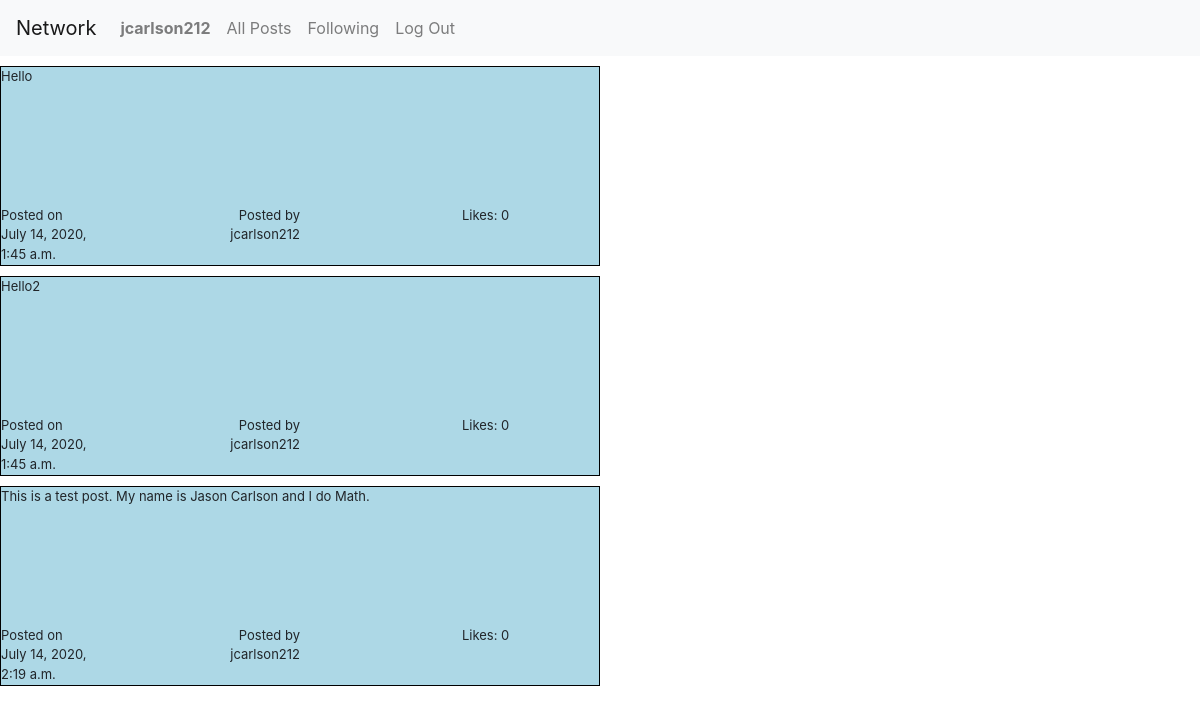
Page /profile/jcarlson212 (signed in) on the earlier database version.
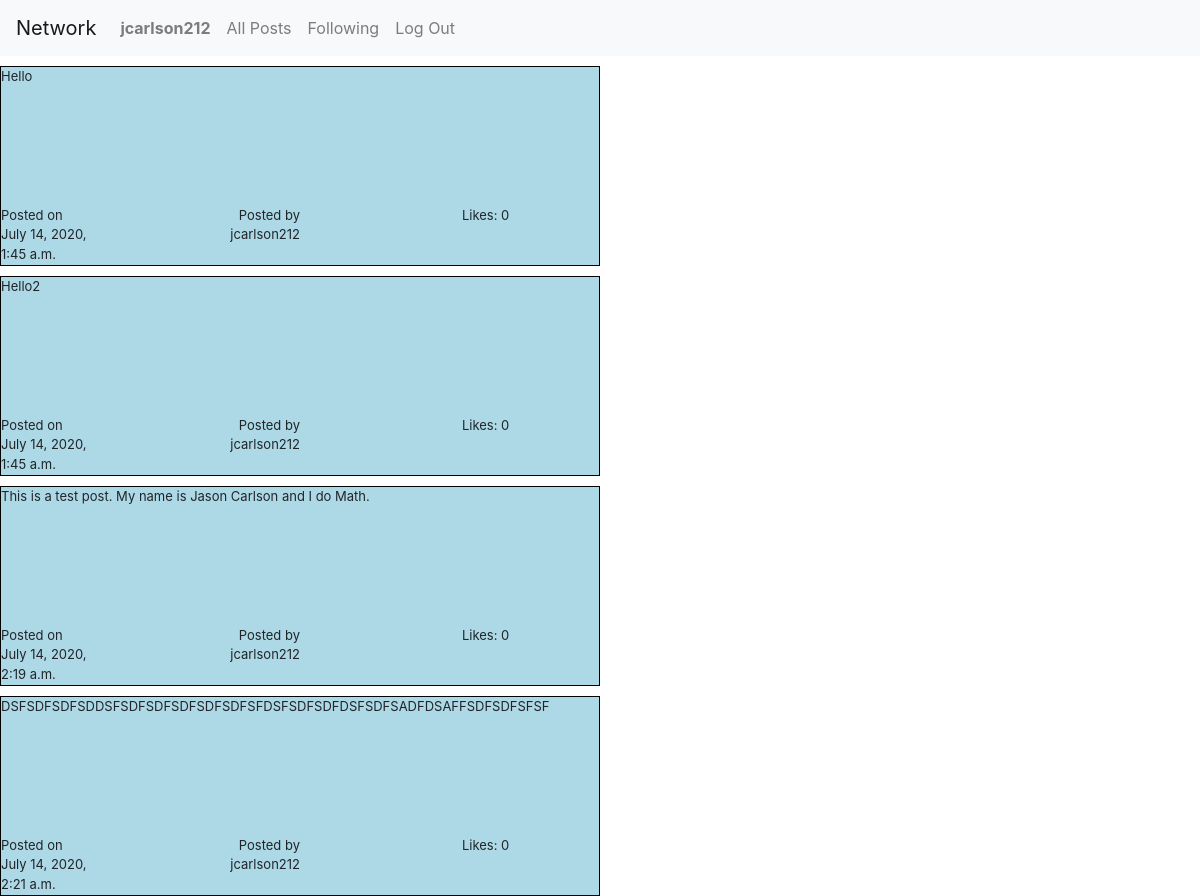
Same page on the later database version.
### network/models.py (models this page shows, shortened)
class Post(models.Model):
    user = models.ForeignKey(User, on_delete=models.CASCADE)
    postText = models.CharField(max_length=100)
    date = models.DateTimeField(auto_now_add=True)

class User(AbstractUser):
    username = models.CharField(max_length=30, unique=True)

### network/views.py (the view)
# urls.py: path("profile/<username>", views.profile, name="profile"),
def profile(request, username):
    user = User.objects.filter(username=username)[0]
    posts = Post.objects.filter(user=user)
    post_likes = []
    for post in posts:
        post_likes.append({ "post": post, "likes": len(Like.objects.filter(post=post))})
    currentUser = User.objects.filter(username=request.user.username)[0]
    followers = Follow.objects.filter(userTo=user)
    isFollower = False
    for follower in followers:
        if follower.userFrom == currentUser:
            isFollower = True
            break
    return render(request, "network/profile.html", {
        "username": username,
        "post_likes": post_likes,
        "currentUser": currentUser,
        "followers": followers,
        "isFollower": isFollower
    })

### network/templates/network/profile.html (shortened to what this page needs)
{% extends "network/layout.html" %}
{% block body %}
    {% for post_like in post_likes %}
        <div class="post">
            <div class="post-body">
                {{post_like.post.postText}}
            </div>
            <div class="row" style="height: 25%">
                <div class="col">
                    <div class="post-date">
                        Posted on {{ post_like.post.date }}
                    </div>
                </div>
                <div class="col">
                    <div class="post-username">
                        Posted by {{ post_like.post.user.username }}
                    </div>
                </div>
                <div class="col">
                    <div class="post-username">
                        Likes: {{ post_like.likes }}
                    </div>
                </div>
            </div>
        </div>
    {% endfor %}
{% endblock %}

Differences in the rows shown:
added Post: post.postText "DSFSDFSDFSDDSFSDFSDFSDFSDFSDFSFDSFSDFSDFDSFSDFSADFDSAFFSDFSDFSFSF", post "July 14, 2020, 2:21 a.m.", post.user.username "jcarlson212", likes "0"
